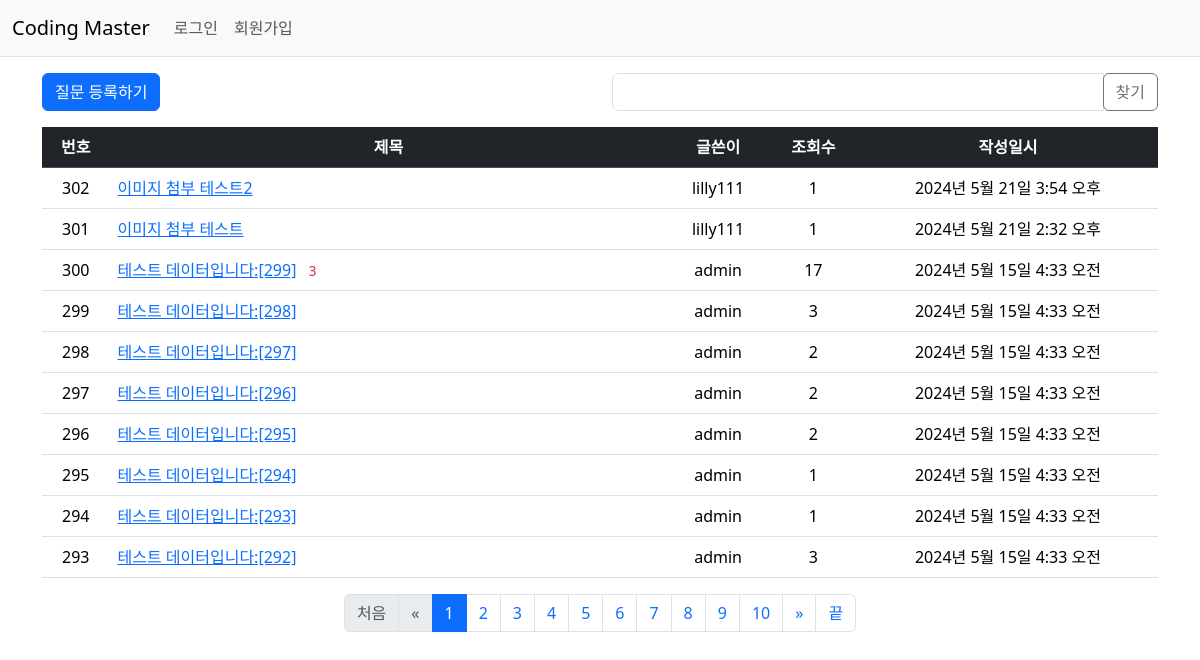
The app's page /cmapp/, older data.
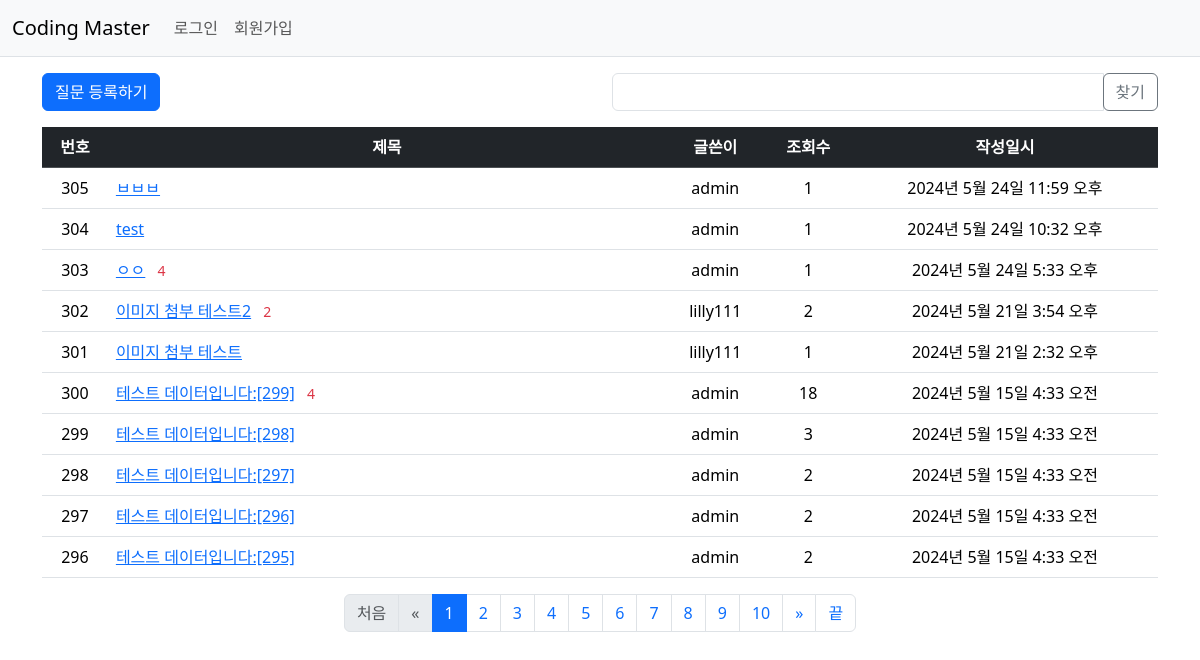
The same page, newer data.
### cmapp/models.py (models this page shows, shortened)
class Question(models.Model):
    author = models.ForeignKey(User, on_delete=models.CASCADE, related_name='author_question')
    subject = models.CharField(max_length=200)
    content = models.TextField()
    create_date = models.DateTimeField()
    modify_date = models.DateTimeField(null=True, blank=True)
    voter = models.ManyToManyField(User, related_name='voter_question') #추천인
    views = models.PositiveIntegerField(default=0) #조회수
    imgs = models.ImageField(null=True, upload_to="", blank=True) #첨부파일 이미지

### cmapp/views/base_views.py (the view, shortened to what this page needs)
# urls.py: path('', base_views.index, name='index'), #질문 목록(메인)
def index(request):
    page = request.GET.get('page', '1') #페이지
    kw = request.GET.get('kw', '') #검색어
    question_list = Question.objects.order_by('-create_date')
    paginator = Paginator(question_list, 10) #페이지 당 10개씩 보여주기
    page_obj = paginator.get_page(page)
    context = {'question_list': page_obj, 'page':page, 'kw':kw}
    return render(request, 'cmapp/question_list.html', context)

### cmapp/templatetags/cmapp_filter.py (called while the page is built)
@register.filter
def sub(value, arg):
    return value - arg

@register.filter
def div(value, arg):
    return value // arg

@register.filter
def mul(value, arg):
    return value * arg

### templates/cmapp/question_list.html (shortened to what the changed rows need)
{% extends 'base.html' %}
{% load cmapp_filter %}
{% block content %}
<div class="container my-3">
    <table class="table">
        <thead>
            <tr class="text-center table-dark">
                <th>번호</th>
                <th style="width:50%">제목</th>
                <th>글쓴이</th>
                <th>조회수</th>
                <th>작성일시</th>
            </tr>
        </thead>
        <tbody>
        {% if question_list %}
        {% for question in question_list %}
            <tr class="text-center">
                <td>
                    {{ question_list.paginator.count|sub:question_list.start_index|sub:forloop.counter0|add:1 }}
                </td>
                <td class="text-start">
                    <a href="{% url 'cmapp:detail' question.id %}">{{ question.subject }}</a>
                    {% if question.answer_set.count > 0 %}
                    <span class="text-danger small mx-2">{{ question.answer_set.count }}</span>
                    {% endif %}
                </td>
                <td> {{ question.author.username }}</td>
                <td> {{ question.views }}</td>
                <td> {{ question.create_date }}</td>
            </tr>
            {% endfor %}
            {% else %}
            <tr>
                <td colspan="5">질문이 없습니다.</td>
            </tr>
        {% endif %}
        </tbody>
    </table>
    <ul class="pagination justify-content-center">
        {% for page_number in question_list.paginator.page_range %}
            {% if page_number > question_list.number|sub:1|div:10|mul:10 and page_number <= question_list.number|sub:1|div:10|add:1|mul:10 %}
                {% if page_number == question_list.number %}
                    <li class="page-item active" aria-current="page">
                        <a class="page-link" data-page="{{ page_number }}" href="javascript:void(0)">{{ page_number }}</a>
                    </li>
                {% else %}
                    <li class="page-item">
                        <a class="page-link" data-page="{{ page_number }}" href="javascript:void(0)">{{ page_number }}</a>
                    </li>
                {% endif %}
            {% endif %}
        {% endfor %}
    </ul>
</div>
{% endblock %}

Row changes from the older to the newer data that the page shows:
no longer on this page (row unchanged): Question: paginator.count|sub "295", subject "테스트 데이터입니다:[294]", author.username "admin", views "1", create_date "2024년 5월 15일 4:33 오전"
no longer on this page (row unchanged): Question: paginator.count|sub "294", subject "테스트 데이터입니다:[293]", author.username "admin", views "1", create_date "2024년 5월 15일 4:33 오전"
no longer on this page (row unchanged): Question: paginator.count|sub "293", subject "테스트 데이터입니다:[292]", author.username "admin", views "3", create_date "2024년 5월 15일 4:33 오전"
added Question: paginator.count|sub "305", subject "ㅂㅂㅂ", author.username "admin", views "1", create_date "2024년 5월 24일 11:59 오후"
added Question: paginator.count|sub "304", subject "test", author.username "admin", views "1", create_date "2024년 5월 24일 10:32 오후"
added Question: paginator.count|sub "303", subject "ㅇㅇ", answer_set.count "4", author.username "admin", views "1", create_date "2024년 5월 24일 5:33 오후"
changed Question "이미지 첨부 테스트2": answer_set.count (not shown) → "2"; views "1" → "2"
changed Question "테스트 데이터입니다:[299]": answer_set.count "3" → "4"; views "17" → "18"
